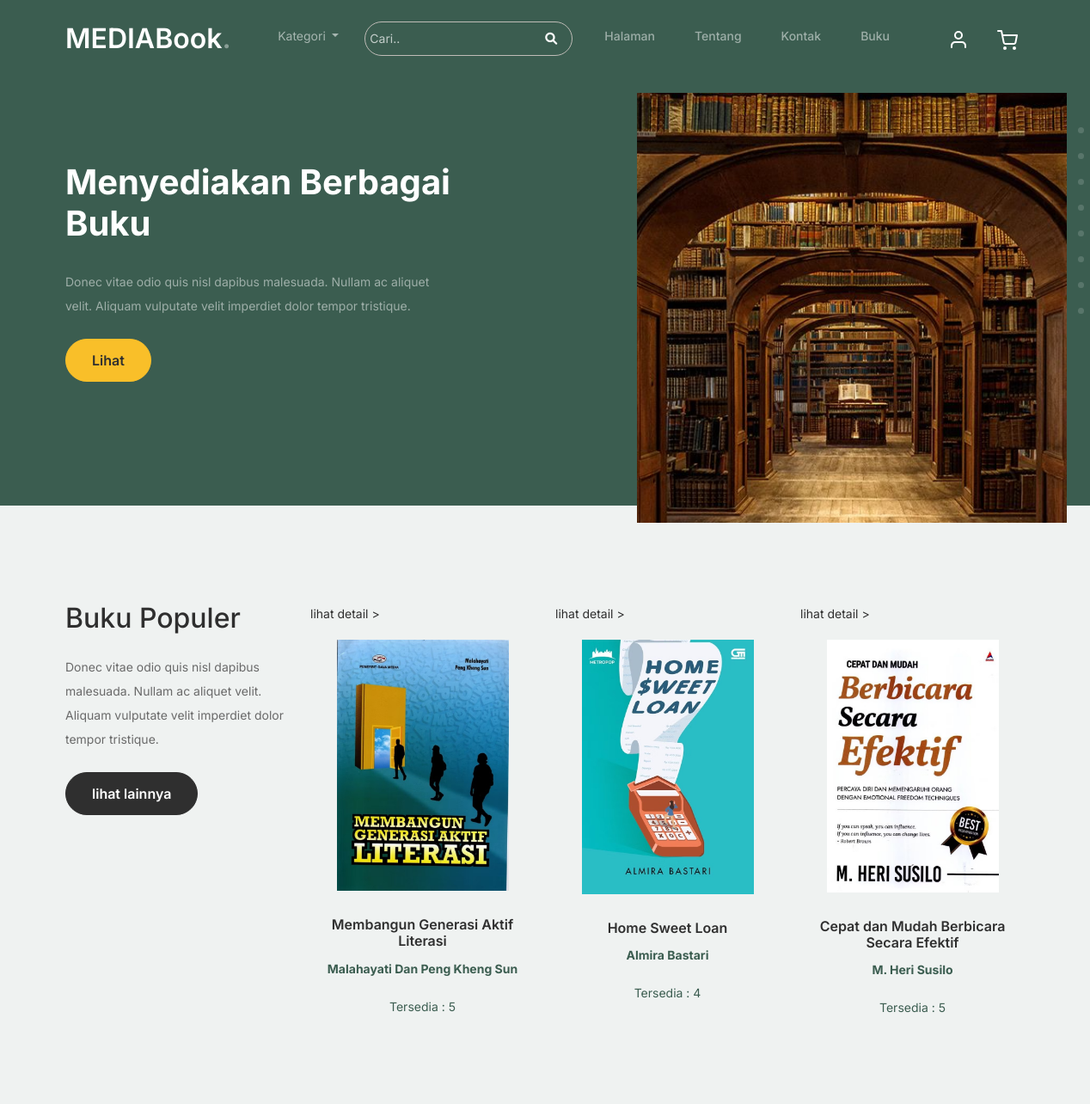
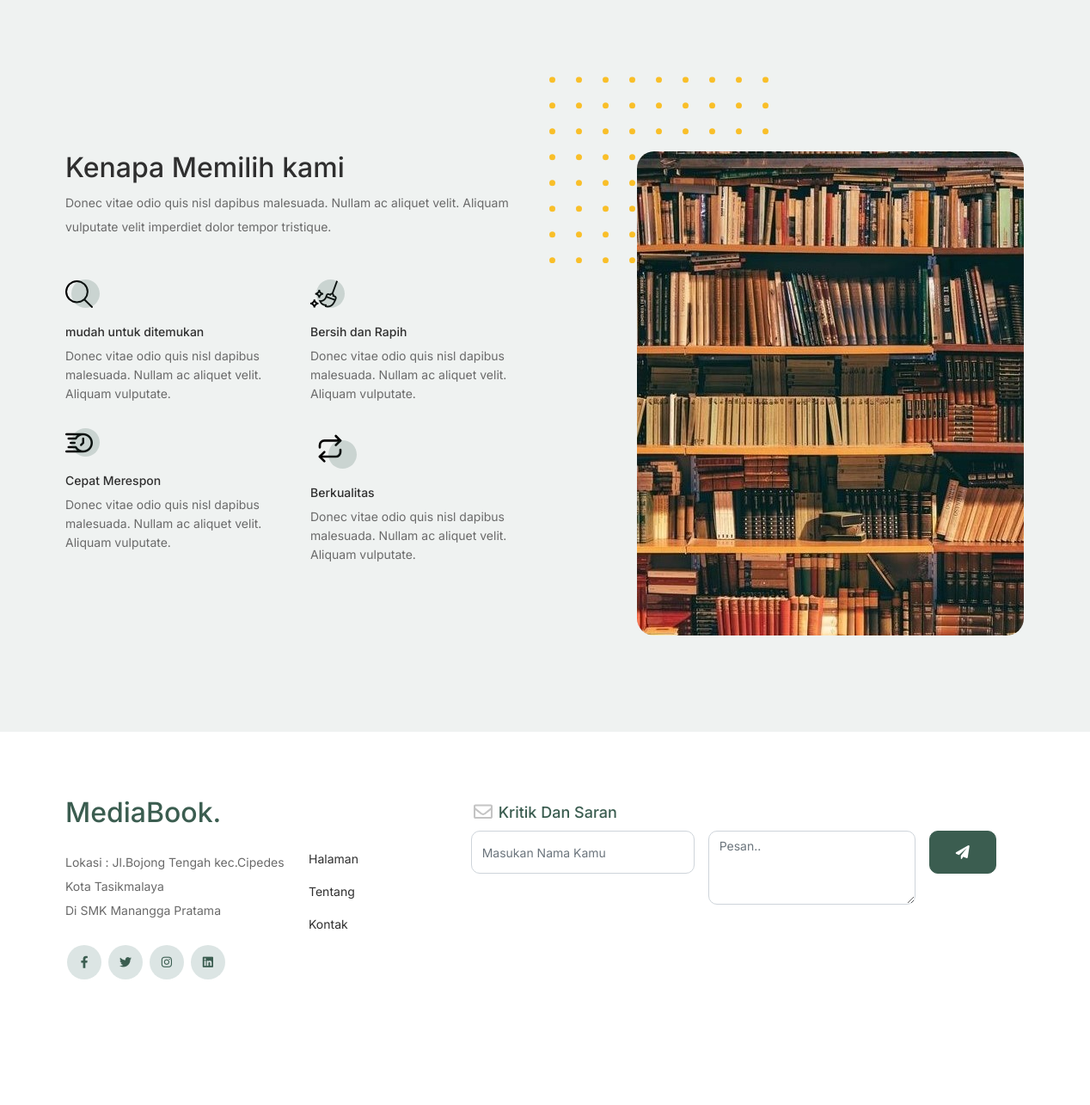
The page / on the database its author committed (2 pictures, top to bottom).
### tables this page shows
CREATE TABLE `tbl_buku` (
  `id_buku` varchar(5) NOT NULL,
  `judul` varchar(100) NOT NULL,
  `thn_terbit` int(4) NOT NULL,
  `jumlah` int(4) NOT NULL,
  `isbn` varchar(15) NOT NULL,
  `id_kategori` varchar(5) NOT NULL,
  `pengarang` varchar(100) NOT NULL,
  `id_penerbit` varchar(5) NOT NULL,
  `foto_sampul` varchar(100) NOT NULL,
  `deskripsi` text NOT NULL,
  `harga_beli` int(10) NOT NULL,
  `lokasi` text NOT NULL
);

### config/koneksi2.php (called while the page is built, shortened)
<?php
class db{
    private $host ='localhost',
            $user = 'root',
            $pass = '',
            $db = 'ukk2024_perpus_mrizkixiirpl1';
    public function __construct(){
        $this->konek=mysqli_connect($this->host,$this->user,$this->pass,$this->db);
    }
}
?>

### config/sql.php (called while the page is built, shortened)
<?php
require_once 'koneksi2.php';
class Buku extends db{
    public function tampilbukuRandom(){
        $result =mysqli_query($this->konek,"SELECT * FROM tbl_buku order by rand() limit 3");
        while ($row=mysqli_fetch_assoc($result)) {
            $data[] = $row;
        }
        return $data;
    }
}
?>

### public/tampil_buku_acak.php (the view, shortened to what this page needs)
<?php
					 require_once 'config/koneksi2.php';
					 require_once 'config/sql.php';
					 $data = new Buku();
		 			foreach ($data->tampilbukuRandom() as $tampil ) {
					 ?>
					<div class="col-12 col-md-4 col-lg-3 mb-5 mb-md-0 " <?php if ($tampil['jumlah'] <= 0) {
						?>hidden
					<?php } ?>>
					<a href="./read_more.php?id=<?= $tampil['id_buku'];?>" class="text-decoration-none"><p>lihat detail ></p></a>
						<div class="product-item">
							<img src="administrator/assets/img/<?= $tampil['foto_sampul'];?>" class="img-fluid product-thumbnail "  width="200px">
							<h3 class="product-title "><?= $tampil['judul']; ?></h3>
                            <p class="text-primary"><b><?= $tampil['pengarang']; ?></b></p>
							<span class="text-primary text-lg">Tersedia : <?= $tampil['jumlah']; ?></span>
						</div>
					</div>
					<?php } ?>

### navbar.php (shortened to what this page needs)
<!doctype html>
<html lang="en">
<head>
		<link href="assets/css/bootstrap.min.css" rel="stylesheet">
		<link href="https://cdnjs.cloudflare.com/ajax/libs/font-awesome/6.0.0-beta3/css/all.min.css" rel="stylesheet">
		<link href="assets/css/tiny-slider.css" rel="stylesheet">
		<link href="assets/css/style.css" rel="stylesheet">
	</head>
	<body>
		<nav class="custom-navbar navbar navbar navbar-expand-md navbar-dark bg-dark sticky-top" arial-label="Furni navigation bar">
			<div class="container">
				<a class="navbar-brand" href="index.php">MEDIABook<span>.</span></a>
				<div class="collapse navbar-collapse" id="navbarsFurni">
					<ul class="custom-navbar-nav navbar-nav ms-auto mb-2 mb-md-0">
						<div class="d-flex w-100 gap-2">
					<li class="nav-item dropdown position-relative">
					<a class="nav-link dropdown-toggle " href="#" id="navbarDropdown" role="button" data-bs-toggle="dropdown" aria-expanded="false">
						Kategori
					</a>
					</li>
					<li class="nav-li">
							<form role="search" method="post" action="shop.php" class="search-box">
								<input class="search-input" placeholder="Cari.." name="txtcari" type="text" autocomplete="off">
								<button class="btn-search" name="cari"><i class="fa-solid fa-magnifying-glass" style="color: white;"></i></button>
							</form>
						</li>
						</div>
						<li class="nav-li">
							<a class="nav-link" href="index.php#">Halaman</a>
						</li>
						<li class="nav-li"><a class="nav-link" href="index.php#about">Tentang</a></li>
						<li class="nav-li"><a class="nav-link" href="index.php#contact">Kontak</a></li>
						<li class="nav-li"><a class="nav-link" href="konten.php?link=all">Buku</a></li>
					</ul>
					<ul class="custom-navbar-cta navbar-nav mb-2 mb-md-0 ms-5">
					<?php if (!isset($_SESSION['status'])) {
?>
						<li><a class="nav-link" href="public/login.php"><img src="assets/images/user.svg"></a></li>
						<?php } else{?>
						<li><a class="nav-link" href="profil.php"><img src="assets/images/user.svg"></a></li>
						<?php }?>
						<li><a class="nav-link " href="cart.php"><img src="assets/images/cart.svg">
					</a></li>
					</ul>
				</div>
			</div>
		</nav>

### index.php (shortened to what this page needs)
     <?php include'navbar.php';?>
			<div class="hero">
				<div class="container">
					<div class="row justify-content-between">
						<div class="col-lg-5">
							<div class="intro-excerpt">
								<h1>Menyediakan <span clsas="d-block">Berbagai Buku</span></h1>
								<p class="mb-4">Donec vitae odio quis nisl dapibus malesuada. Nullam ac aliquet velit. Aliquam vulputate velit imperdiet dolor tempor tristique.</p>
								<p><a href="shop.php" class="btn btn-secondary me-2">Lihat</a>
							</div>
						</div>
						<div class="col-lg-5">
							<div class="hero-img-wrap">
								<img src="administrator/assets/img/billboards.png" class="img-fluid" width="500px">
							</div>
						</div>
					</div>
				</div>
			</div>
		<div class="product-section">
			<div class="container">
				<div class="row">
					<div class="col-md-12 col-lg-3 mb-5 mb-lg-0">
						<h2 class="mb-4 section-title">Buku Populer</h2>
						<p class="mb-4">Donec vitae odio quis nisl dapibus malesuada. Nullam ac aliquet velit. Aliquam vulputate velit imperdiet dolor tempor tristique. </p>
						<p><a href="shop.php" class="btn">lihat lainnya</a></p>
					</div>
					<?php include 'public/tampil_buku_acak.php'; ?>
				</div>
			</div>
		</div>
		<div class="why-choose-section" id="about">
			<div class="container">
				<div class="row justify-content-between">
					<div class="col-lg-6">
						<h2 class="section-title">Kenapa Memilih kami</h2>
						<p>Donec vitae odio quis nisl dapibus malesuada. Nullam ac aliquet velit. Aliquam vulputate velit imperdiet dolor tempor tristique.</p>
						<div class="row my-5">
							<div class="col-6 col-md-6">
								<div class="feature">
									<div class="icon">
										<img src="assets/images/logo/search.png" alt="Image" class="imf-fluid">
									</div>
									<h3>mudah untuk ditemukan </h3>
									<p>Donec vitae odio quis nisl dapibus malesuada. Nullam ac aliquet velit. Aliquam vulputate.</p>
								</div>
							</div>
							<div class="col-6 col-md-6">
								<div class="feature">
									<div class="icon">
										<img src="assets/images/logo/mop.png" alt="Image" class="imf-fluid">
									</div>
									<h3>Bersih dan Rapih</h3>
									<p>Donec vitae odio quis nisl dapibus malesuada. Nullam ac aliquet velit. Aliquam vulputate.</p>
								</div>
							</div>
							<div class="col-6 col-md-6">
								<div class="feature">
									<div class="icon">
										<img src="assets/images/logo/time.png" alt="Image" class="imf-fluid">
									</div>
									<h3>Cepat Merespon</h3>
									<p>Donec vitae odio quis nisl dapibus malesuada. Nullam ac aliquet velit. Aliquam vulputate.</p>
								</div>
							</div>
							<div class="col-6 col-md-6">
								<div class="feature">
									<div class="icon">
										<img src="assets/images/return.svg" alt="Image" class="imf-fluid">
									</div>
									<h3>Berkualitas</h3>
									<p>Donec vitae odio quis nisl dapibus malesuada. Nullam ac aliquet velit. Aliquam vulputate.</p>
								</div>
							</div>
						</div>
					</div>
					<div class="col-lg-5">
						<div class="img-wrap">
							<img src="assets/images/609931bb5334c.jpg" alt="Image" class="img-fluid">
						</div>
					</div>
				</div>
			</div>
		</div>
		<?php include'footer.php';?>
	</body>
</html>

### footer.php (shortened to what this page needs)
<footer class="footer-section" id="contact">
			<div class="container relative">
				<div class="row g-3 mb-5 ">
					<div class="col-lg-3 ">
						<div class="mb-4 footer-logo-wrap"><a href="#" class="footer-logo">MediaBook<span>.</span></a></div>
						<p class="mb-4">Lokasi : Jl.Bojong Tengah kec.Cipedes Kota Tasikmalaya <br>
						Di SMK Manangga Pratama
						</p>
						<ul class="list-unstyled custom-social">
							<li><a href="#"><span class="fa fa-brands fa-facebook-f"></span></a></li>
							<li><a href="#"><span class="fa fa-brands fa-twitter"></span></a></li>
							<li><a href="#"><span class="fa fa-brands fa-instagram"></span></a></li>
							<li><a href="#"><span class="fa fa-brands fa-linkedin"></span></a></li>
						</ul>
					</div>
					<div class="col-lg-2 ">
						<div class="row links-wrap">
							<div class="col-6 col-sm-6 col-md-3">
								<ul class="list-unstyled">
								<li><a href="index.php#">Halaman</a></li>
								<li><a href="index.php#about">Tentang</a></li>
									<li><a href="index.php#contact">Kontak</a></li>
								</ul>
							</div>
</div>
						</div>
						<div class="col-lg-7  ">
						<div class="subscription-form">
							<h3 class="d-flex align-items-center"><span class="me-1"><img src="assets/images/envelope-outline.svg" alt="Image" class="img-fluid"></span><span>Kritik Dan Saran</span></h3>
							<form action="public/kritiksaran.php" class="row g-3" method="post">
								<div class="col-auto">
									<input type="text" class="form-control" name='txtnama' placeholder="Masukan Nama Kamu">
								</div>
								<div class="col-auto">
									<div class="form-group">
										<textarea id="pesan" class="form-control" name="txtpesan" rows="3" placeholder="Pesan.."></textarea>
									</div>
								</div>
								<div class="col-auto">
									<button class="btn btn-primary" name='simpan'>
										<span class="fa fa-paper-plane"></span>
									</button>
								</div>
							</form>
						</div>
						</div>
				</div>
			</div>
		</footer>

### rows shown on the page
tbl_buku: foto_sampul (picture), judul "Membangun Generasi Aktif Literasi", pengarang "Malahayati Dan Peng Kheng Sun", jumlah "5"
tbl_buku: foto_sampul (picture), judul "Home Sweet Loan", pengarang "Almira Bastari", jumlah "4"
tbl_buku: foto_sampul (picture), judul "Cepat dan Mudah Berbicara Secara Efektif", pengarang "M. Heri Susilo", jumlah "5"
